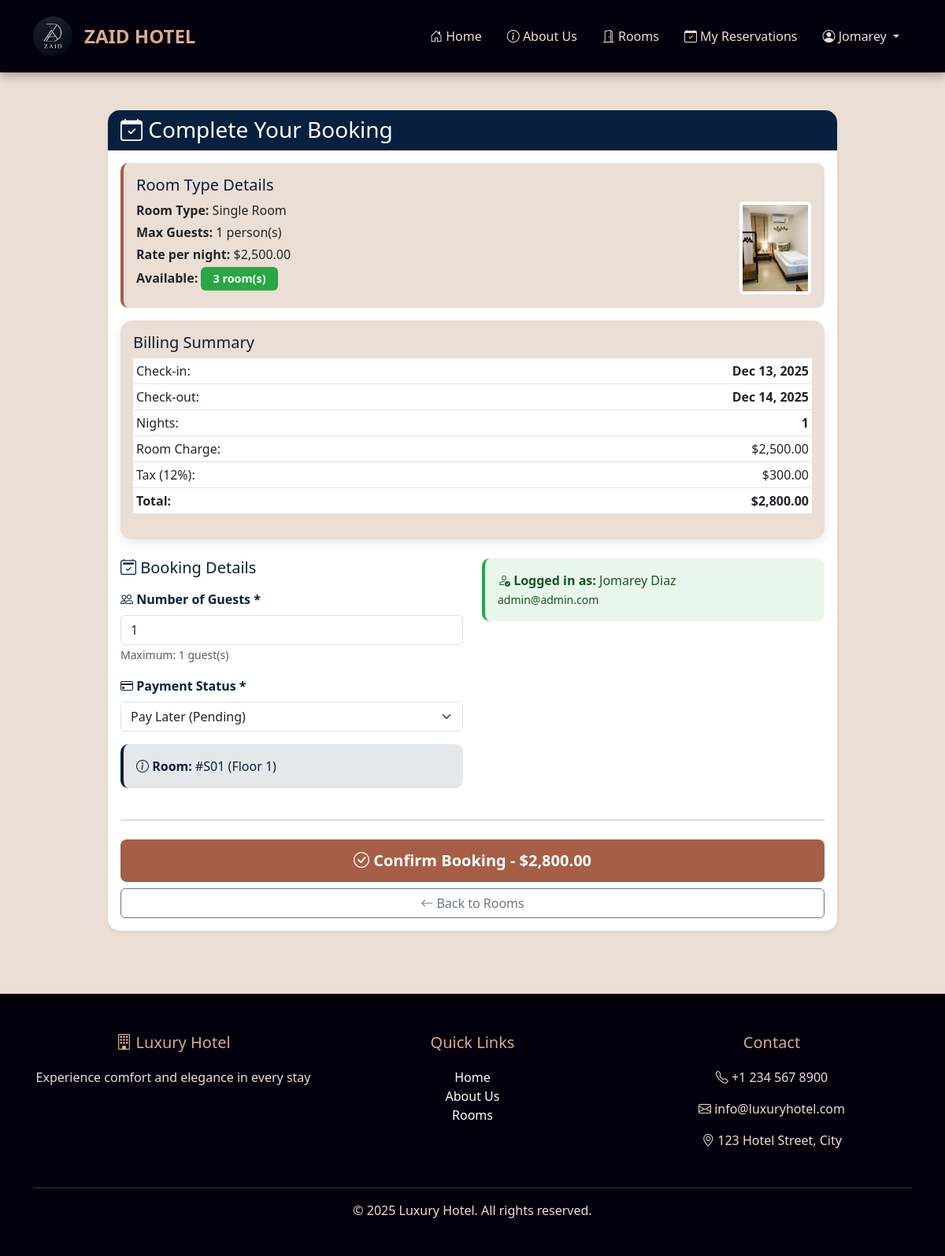
/user/book.php?room_type_id=6 (signed in), run on the app's committed database.
### tables this page shows
CREATE TABLE room_type (
        room_type_id INTEGER PRIMARY KEY AUTOINCREMENT,
        type_name TEXT NOT NULL,
        nightly_rate REAL NOT NULL,
        max_guests INTEGER NOT NULL,
        description TEXT,
        thumbnail TEXT,
        image1 TEXT,
        image2 TEXT,
        image3 TEXT,
        image4 TEXT,
        image5 TEXT
    );

CREATE TABLE room (
        room_id INTEGER PRIMARY KEY AUTOINCREMENT,
        room_number TEXT NOT NULL UNIQUE,
        room_type_id INTEGER NOT NULL,
        status TEXT NOT NULL DEFAULT 'Available',
        floor TEXT NOT NULL,
        FOREIGN KEY (room_type_id) REFERENCES room_type(room_type_id) ON DELETE CASCADE
    );

### user/book.php (the view, shortened to what this page needs)
<?php
require_once '../config/db.php';
$room_type_id = intval($_GET['room_type_id']);
$check_in = $_GET['check_in'] ?? date('Y-m-d');
$check_out = $_GET['check_out'] ?? date('Y-m-d', strtotime('+1 day'));
$is_logged_in = isset($_SESSION['user_logged_in']) && $_SESSION['user_logged_in'] === true;
$stmt = $conn->prepare("SELECT * FROM room_type WHERE room_type_id = ?");
$stmt->bindValue(1, $room_type_id, SQLITE3_INTEGER);
$result = $stmt->execute();
$room_type = $result->fetchArray(SQLITE3_ASSOC);
$nights = (strtotime($check_out) - strtotime($check_in)) / (60 * 60 * 24);
$room_charge = $nights * $room_type['nightly_rate'];
$tax_rate = 0.12;
$tax_amount = $room_charge * $tax_rate;
$total_amount = $room_charge + $tax_amount;
$avail_stmt = $conn->prepare("
    SELECT r.room_id, r.room_number, r.floor
    FROM room r
    WHERE r.room_type_id = ?
    AND r.status IN ('Available', 'Occupied')
    AND r.room_id NOT IN (
        SELECT room_id FROM reservation
        WHERE status IN ('Confirmed', 'Occupied')
        AND NOT (check_out_date <= ? OR check_in_date >= ?)
    )
    LIMIT 1
");
$avail_stmt->bindValue(1, $room_type_id, SQLITE3_INTEGER);
$avail_stmt->bindValue(2, $check_in, SQLITE3_TEXT);
$avail_stmt->bindValue(3, $check_out, SQLITE3_TEXT);
$avail_result = $avail_stmt->execute();
$available_room = $avail_result->fetchArray(SQLITE3_ASSOC);
$count_stmt = $conn->prepare("
    SELECT COUNT(*) as available_count
    FROM room r
    WHERE r.room_type_id = ?
    AND r.status IN ('Available', 'Occupied')
    AND r.room_id NOT IN (
        SELECT room_id FROM reservation
        WHERE status IN ('Confirmed', 'Occupied')
        AND NOT (check_out_date <= ? OR check_in_date >= ?)
    )
");
$count_stmt->bindValue(1, $room_type_id, SQLITE3_INTEGER);
$count_stmt->bindValue(2, $check_in, SQLITE3_TEXT);
$count_stmt->bindValue(3, $check_out, SQLITE3_TEXT);
$count_result = $count_stmt->execute();
$availability = $count_result->fetchArray(SQLITE3_ASSOC);
include 'includes/header.php';
include 'includes/navbar.php';
?>
<div class="container my-5">
    <div class="row justify-content-center">
        <div class="col-lg-10">
            <div class="card shadow-sm">
                <div class="card-header text-white" style="background-color: var(--secondary-dark);">
                    <h3 class="mb-0"><i class="bi bi-calendar-check"></i> Complete Your Booking</h3>
                </div>
                <div class="card-body">
                    <div class="alert" style="background-color: var(--light-cream); border-left: 4px solid var(--accent-brown);">
                        <h5 style="color: var(--secondary-dark);">Room Type Details</h5>
                        <div class="row">
                            <div class="col-md-8">
                                <p class="mb-1"><strong>Room Type:</strong> <?php echo htmlspecialchars($room_type['type_name']); ?></p>
                                <p class="mb-1"><strong>Max Guests:</strong> <?php echo $room_type['max_guests']; ?> person(s)</p>
                                <p class="mb-1"><strong>Rate per night:</strong> $<?php echo number_format($room_type['nightly_rate'], 2); ?></p>
                                <p class="mb-1">
                                    <strong>Available:</strong>
                                    <span class="badge bg-<?php echo $availability['available_count'] > 0 ? 'success' : 'danger'; ?>">
                                        <?php echo $availability['available_count']; ?> room(s)
                                    </span>
                                </p>
                            </div>
                            <div class="col-md-4 text-md-end">
                                <?php if (!empty($room_type['thumbnail'])): ?>
                                    <img src="../uploads/room_images/<?php echo htmlspecialchars($room_type['thumbnail']); ?>"
                                         class="img-thumbnail"
                                         style="max-height: 120px; object-fit: cover;"
                                         alt="<?php echo htmlspecialchars($room_type['type_name']); ?>">
                                <?php else: ?>
                                    <div class="text-white p-3 rounded" style="background-color: var(--accent-brown);">
                                        <i class="bi bi-door-open" style="font-size: 3rem;"></i>
                                    </div>
                                <?php endif; ?>
                            </div>
                        </div>
                    </div>
                    <?php if (!$available_room): ?>
                        <div class="alert alert-danger">
                            <i class="bi bi-exclamation-triangle"></i>
                            <strong>Sorry!</strong> No rooms available for selected dates.
                        </div>
                        <div class="text-center">
                            <a href="rooms.php" class="btn btn-primary">Try Different Dates</a>
                        </div>
                    <?php else: ?>
                        <div class="card mb-4" style="background-color: var(--light-cream);">
                            <div class="card-body">
                                <h5 class="card-title" style="color: var(--secondary-dark);">Billing Summary</h5>
                                <table class="table table-sm">
                                    <tr>
                                        <td>Check-in:</td>
                                        <td class="text-end"><strong><?php echo date('M d, Y', strtotime($check_in)); ?></strong></td>
                                    </tr>
                                    <tr>
                                        <td>Check-out:</td>
                                        <td class="text-end"><strong><?php echo date('M d, Y', strtotime($check_out)); ?></strong></td>
                                    </tr>
                                    <tr>
                                        <td>Nights:</td>
                                        <td class="text-end"><strong><?php echo $nights; ?></strong></td>
                                    </tr>
                                    <tr>
                                        <td>Room Charge:</td>
                                        <td class="text-end">$<?php echo number_format($room_charge, 2); ?></td>
                                    </tr>
                                    <tr>
                                        <td>Tax (12%):</td>
                                        <td class="text-end">$<?php echo number_format($tax_amount, 2); ?></td>
                                    </tr>
                                    <tr style="background-color: var(--warm-tan);">
                                        <td><strong>Total:</strong></td>
                                        <td class="text-end"><strong>$<?php echo number_format($total_amount, 2); ?></strong></td>
                                    </tr>
                                </table>
                            </div>
                        </div>
                        <form action="booking-handler.php" method="POST">
                            <div class="row">
                                <div class="col-lg-6">
                                    <h5 style="color: var(--secondary-dark);" class="mb-3">
                                        <i class="bi bi-calendar2-check"></i> Booking Details
                                    </h5>
                                    <div class="mb-3">
                                        <label class="form-label"><i class="bi bi-people"></i> Number of Guests *</label>
                                        <input type="number" class="form-control" name="num_guests"
                                               min="1" max="<?php echo $room_type['max_guests']; ?>" value="1" required>
                                        <small class="text-muted">Maximum: <?php echo $room_type['max_guests']; ?> guest(s)</small>
                                    </div>
                                    <div class="mb-3">
                                        <label class="form-label"><i class="bi bi-credit-card"></i> Payment Status *</label>
                                        <select class="form-select" name="payment_status" required>
                                            <option value="Pending">Pay Later (Pending)</option>
                                        </select>
                                    </div>
                                    <div class="alert alert-info">
                                        <i class="bi bi-info-circle"></i>
                                        <strong>Room:</strong> #<?php echo htmlspecialchars($available_room['room_number']); ?>
                                        (Floor <?php echo htmlspecialchars($available_room['floor']); ?>)
                                    </div>
                                </div>
                                <div class="col-lg-6">
                                    <?php if (!$is_logged_in): ?>
                                    <div class="guest-info-section">
                                        <h5 style="color: var(--secondary-dark);" class="mb-3">
                                            <i class="bi bi-person-fill"></i> Guest Information
                                        </h5>
                                        <div class="row">
                                            <div class="col-md-6 mb-3">
                                                <label class="form-label">First Name *</label>
                                                <input type="text" class="form-control" name="guest_first_name"
                                                       placeholder="John" required>
                                            </div>
                                            <div class="col-md-6 mb-3">
                                                <label class="form-label">Last Name *</label>
                                                <input type="text" class="form-control" name="guest_last_name"
                                                       placeholder="Doe" required>
                                            </div>
                                        </div>
                                        <div class="mb-3">
                                            <label class="form-label">Email *</label>
                                            <input type="email" class="form-control" name="guest_email"
                                                   placeholder="john@example.com" required>
                                        </div>
                                        <div class="mb-3">
                                            <label class="form-label">Phone *</label>
                                            <input type="tel" class="form-control" name="guest_phone"
                                                   placeholder="+1 234 567 8900" required>
                                        </div>
                                        <div class="mb-3">
                                            <label class="form-label">Address (Optional)</label>
                                            <textarea class="form-control" name="guest_address" rows="2"
                                                      placeholder="Your address"></textarea>
                                        </div>
                                        <small class="text-muted">
                                            <i class="bi bi-shield-check"></i> Your information is secure and will only be used for this booking.
                                        </small>
                                    </div>
                                    <?php else: ?>
                                    <div class="alert alert-success">
                                        <i class="bi bi-person-check"></i>
                                        <strong>Logged in as:</strong> <?php echo htmlspecialchars($_SESSION['user_name']); ?>
                                        <br><small><?php echo htmlspecialchars($_SESSION['user_email']); ?></small>
                                    </div>
                                    <?php endif; ?>
                                </div>
                            </div>
                            <hr class="my-4">
                            <div class="d-grid gap-2">
                                <button type="submit" class="btn btn-primary btn-lg">
                                    <i class="bi bi-check-circle"></i> Confirm Booking - $<?php echo number_format($total_amount, 2); ?>
                                </button>
                                <a href="rooms.php" class="btn btn-outline-secondary">
                                    <i class="bi bi-arrow-left"></i> Back to Rooms
                                </a>
                            </div>
                        </form>
                    <?php endif; ?>
                </div>
            </div>
        </div>
    </div>
</div>
<?php include 'includes/footer.php'; ?>

### user/includes/header.php (style rules this page uses)
:root { --primary-dark: #02000d; --secondary-dark: #07203f; --light-cream: #ebded4; --warm-tan: #d9aa90; --accent-brown: #a65e46; }
body { font-family: 'Segoe UI', Tahoma, Geneva, Verdana, sans-serif; background-color: var(--light-cream); color: var(--primary-dark); }
.card { transition: transform 0.3s, box-shadow 0.3s; border: none; border-radius: 15px; overflow: hidden; background: white; box-shadow: 0 4px 12px rgba(7,32,63,0.1); }
.btn-primary { background-color: var(--accent-brown); border: none; padding: 12px 30px; font-weight: 600; border-radius: 8px; transition: all 0.3s ease; }
.badge { font-size: 0.9rem; padding: 8px 15px; font-weight: 600; }
.bg-success { background-color: #28a745 !important; }
.form-label { color: var(--secondary-dark); font-weight: 600; margin-bottom: 8px; }
.alert { border-radius: 10px; border: none; }
.alert-info { background-color: rgba(7, 32, 63, 0.1); color: var(--secondary-dark); border-left: 4px solid var(--secondary-dark); }
.alert-success { background-color: rgba(40, 167, 69, 0.1); color: #155724; border-left: 4px solid #28a745; }

### data on the page
room_type: type_name "Single Room", max_guests "1", nightly_rate "2,500.00", thumbnail (picture), num_guests "1"
room: room_number "S01", floor "1"

### other printed values
explode(' ', $_SESSION['user_name'])[0] "Jomarey"
$availability['available_count'] "3"
$_SESSION['user_name'] "Jomarey Diaz"
$_SESSION['user_email'] "admin@admin.com"
